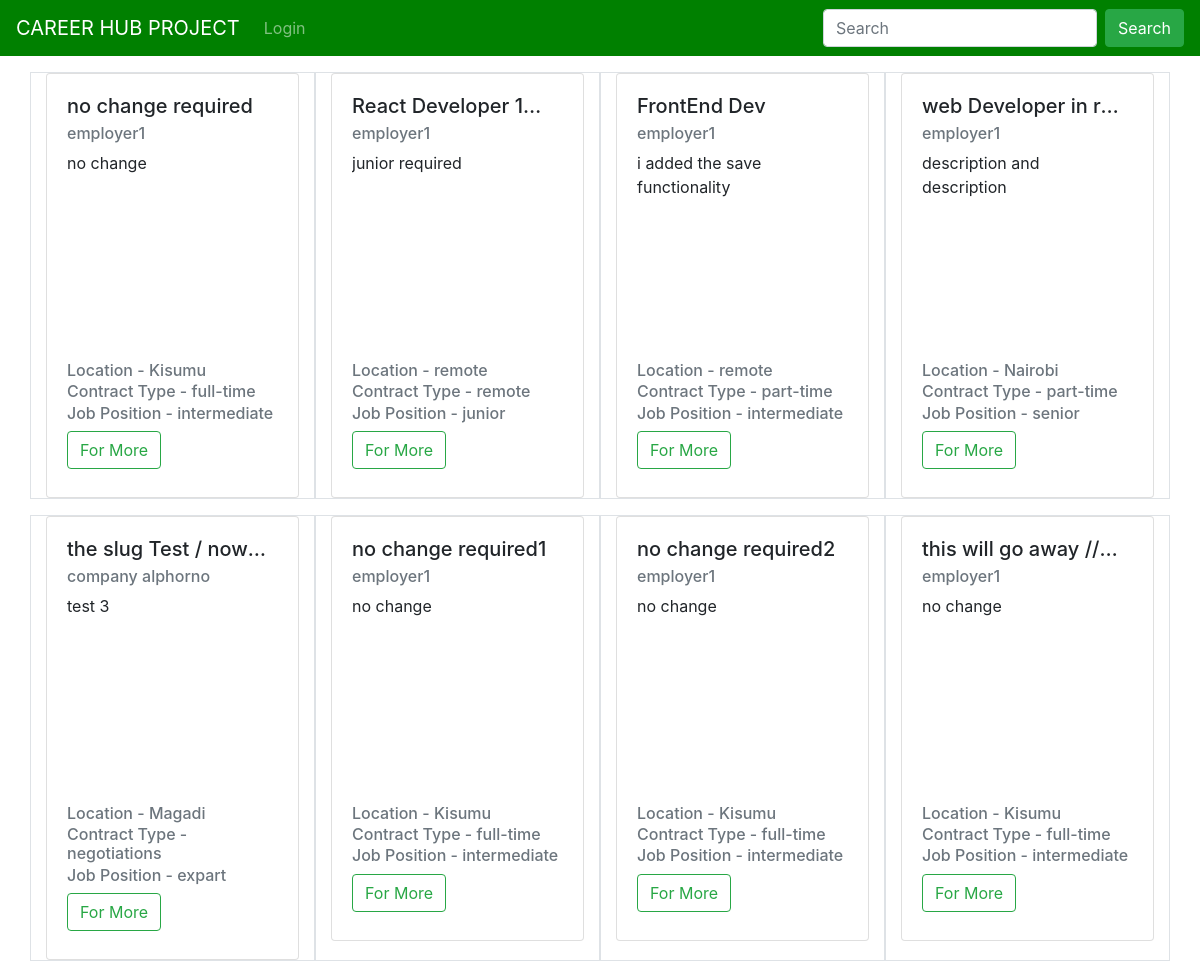
The app's page /, older data.
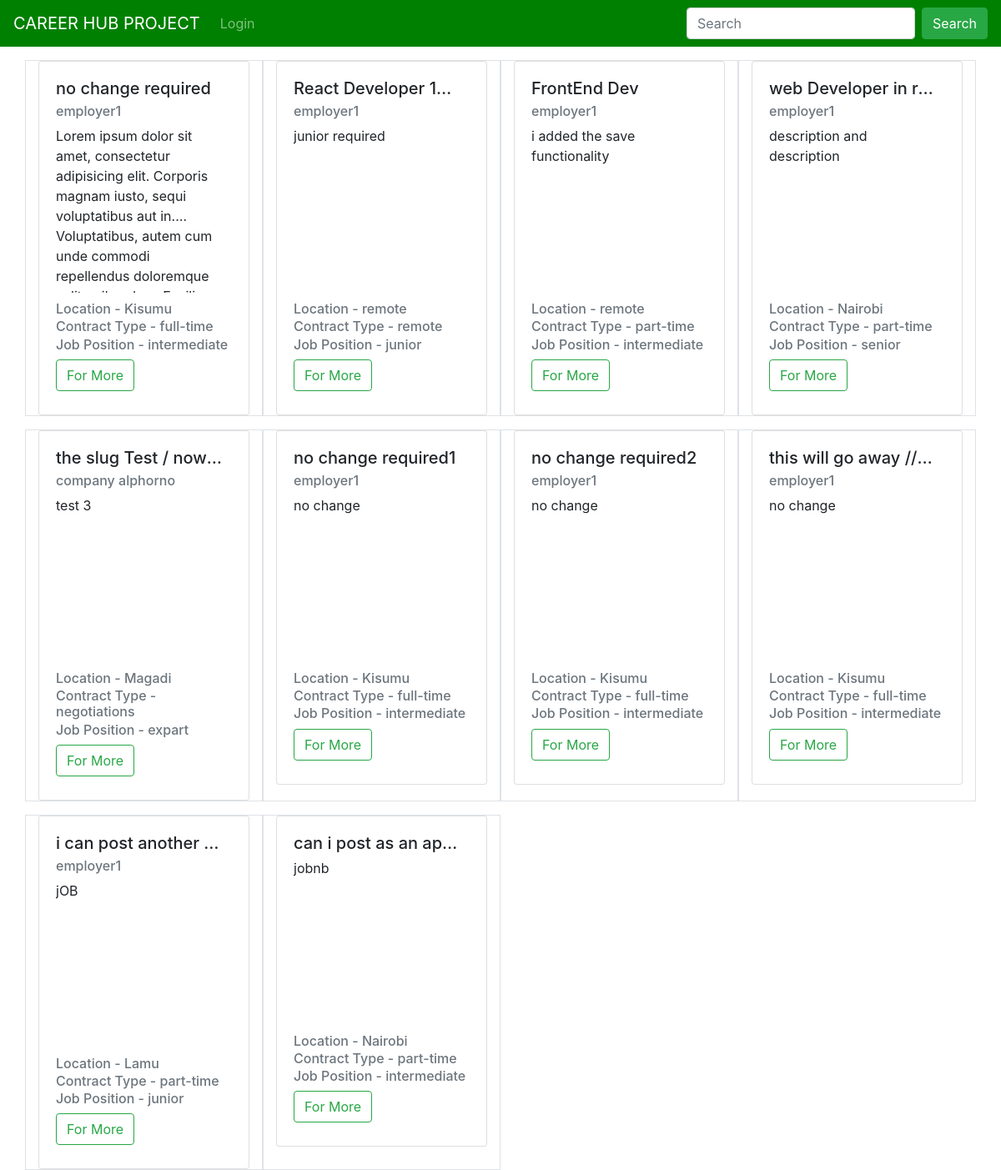
The same page, newer data.
### job/models.py (models this page shows, shortened)
class Job(models.Model):
    positions = (
        ("junior", "junior"),
        ("intermediate", "intermediate"),
        ("senior", "senior"),
        ("expart", "expart"),
    )
    contaract_types = (
        ("remote", "remote"),
        ("part-time", "part-time"),
        ("full-time", "full-time"),
        ("negotiations", "negotiations"),
    )
    employer = models.ForeignKey(
        Employer, on_delete=models.CASCADE, related_name="jobs"
    )
    job_category = models.ForeignKey(
        Category,
        related_name="jobs",
        on_delete=models.CASCADE,
    )
    job_title = models.CharField(
        max_length=200,
    )
    slug = models.CharField(max_length=200, null=True)
    job_location = models.CharField(max_length=200)
    contract_type = models.CharField(max_length=200, choices=contaract_types)
    position = models.CharField(max_length=200, choices=positions)
    job_description = models.TextField()
    created_at = models.DateTimeField(
        auto_now_add=True,
        null=True,
    )
    updated_at = models.DateTimeField(auto_now=True, null=True)

### users/models.py (models this page shows, shortened)
class CustomUser(AbstractUser, PermissionsMixin):
    type_user = (
        ("Admin", "Admin"),
        ("applicant", "Applicant"),
        ("Employer", "Employer"),
    )
    username = models.CharField(max_length=200, unique=True)
    email = models.EmailField(max_length=50, unique=True)
    full_name = models.CharField(max_length=200)
    is_active = models.BooleanField(default=True)
    is_staff = models.BooleanField(default=False)
    is_superuser = models.BooleanField(default=False)
    is_admin = models.BooleanField(default=False)
    date_joined = models.DateTimeField(auto_now_add=True, null=True)
    last_login = models.DateTimeField(auto_now=True, null=True)
    user_type = models.CharField(max_length=200, choices=type_user)
    USERNAME_FIELD = "email"
    REQUIRED_FIELDS = ["username", "full_name"]

### core/views.py (the view)
# urls.py: path("", views.index, name="index"),
def index(request):
    jobs = Job.objects.all()
    return render(request, "core/index.html", {"jobs": jobs})

### templates/core/index.html (shortened to what this page needs)
{% extends "core/base.html" %} {% block title%}CHP{% endblock %} {% load
crispy_forms_tags %}
{% block content %}
<div class="container">
  <div class="row">
    {% for i in jobs %}
    <div class="col-sm-12 col-md-6 col-lg-3 mt-3 border">
      <div class="card" style="max-height: 30rem">
        <div class="card-body">
          <h5
            class="card-title"
            style="
              width: 200px;
              text-overflow: ellipsis;
              white-space: nowrap;
              overflow: hidden;
            "
          >
            {{i.job_title}}
          </h5>
          <h6 class="card-subtitle mb-2 text-muted">
            {{ i.employer.full_name}}
          </h6>
          <p
            class="card-text"
            style="
              display: -webkit-box;
              -webkit-line-clamp: 5;
              -webkit-box-orient: vertical;
              width: 200px;
              height: 200px;
              overflow: hidden;
            "
          >
            {{i.job_description}}
          </p>
          <h6 class="card-subtitle mb-2 text-muted">
            Location - {{ i.job_location}}
          </h6>
          <h6 class="card-subtitle mb-2 text-muted">
            Contract Type - {{ i.contract_type}}
          </h6>
          <h6 class="card-subtitle mb-2 text-muted">
            Job Position - {{ i.position}}
          </h6>
          <a
            href="{% url 'job_detail' i.job_category.slug i.slug %}"
            class="btn btn-outline-success mb-2 align-items-end"
            >For More</a
          >
        </div>
      </div>
    </div>
    {%endfor %}
  </div>
</div>
{% endblock %}

Row changes from the older to the newer data that the page shows:
changed Job "no change required": job_description "no change" → "Lorem ipsum dolor sit amet, consectetur adipisicing elit. Corporis magnam iusto, sequi voluptatibus aut in. Voluptatibus, autem cum unde commodi repellendus…"
added Job: job_title "i can post another…", employer.full_name "employer1", job_description "jOB", job_location "Lamu", contract_type "part-time", position "junior"
added Job: job_title "can i post as an ap…", job_description "jobnb", job_location "Nairobi", contract_type "part-time", position "intermediate"
